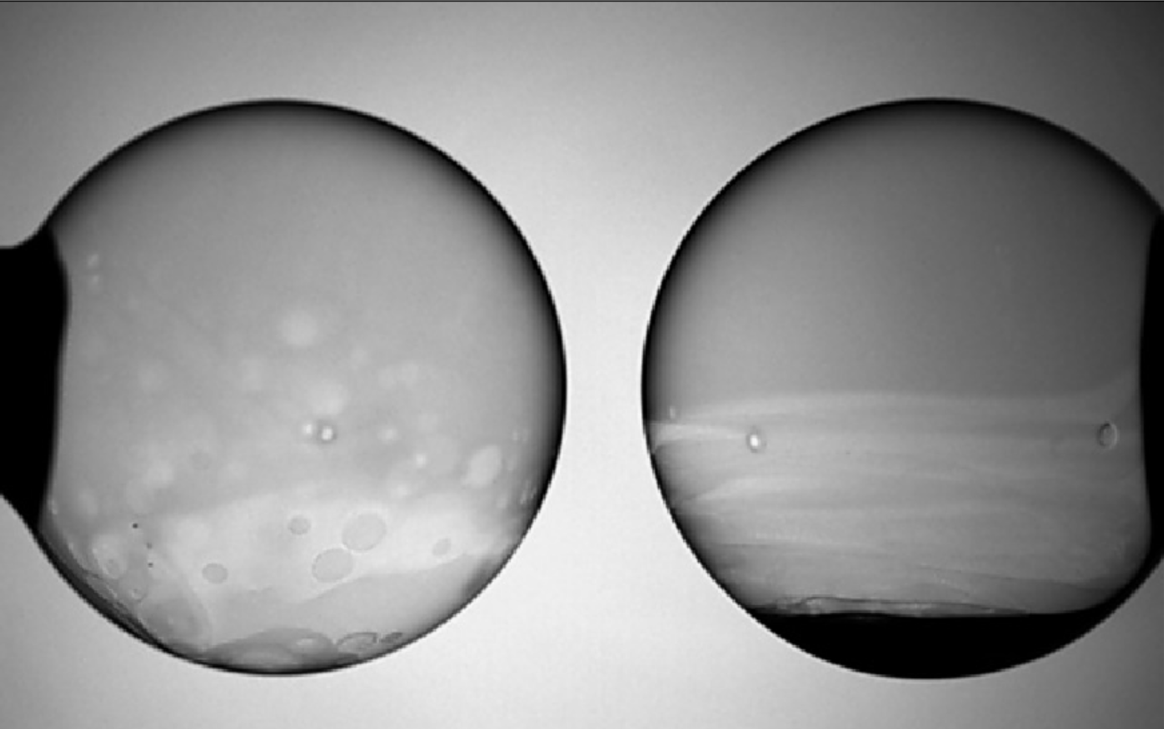
#> input picture capture.png, 1164 x 729 px, given in place of the camera
$ python find_circle_movie.py
#> lines starting #> are read from the running program, lines starting #| are printed output that depends on the picture; after the words box and inside, x2 and y2 are one past the last pixel; in counts of white or black regions, pixels touching at a corner belong together
import numpy as np
import cv2

cap = cv2.VideoCapture(0)

while(cap.isOpened()):

        ret, frame = cap.read()
#> frame is the input picture: shape (729, 1164, 3); min 0, max 250, mean 142.8

        frame = frame[:,::-1]
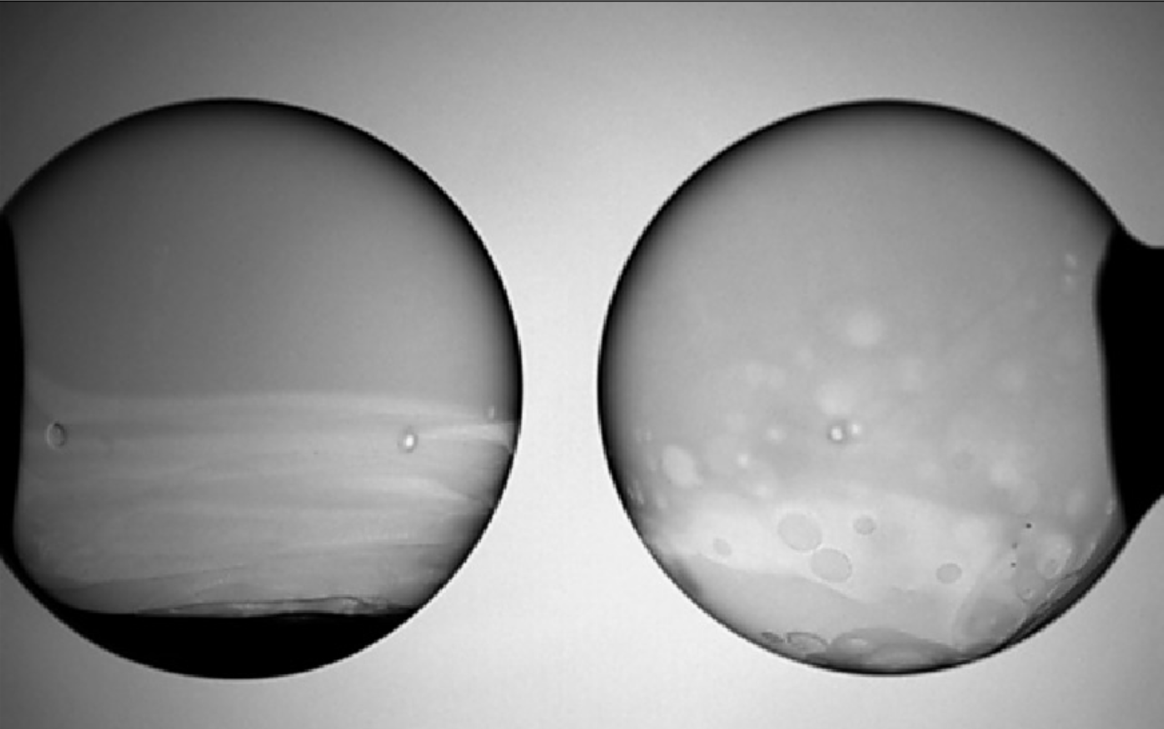
#> frame: shape (729, 1164, 3); min 0, max 250, mean 142.8

        size = (640, 480)
        frame = cv2.resize(frame, size)
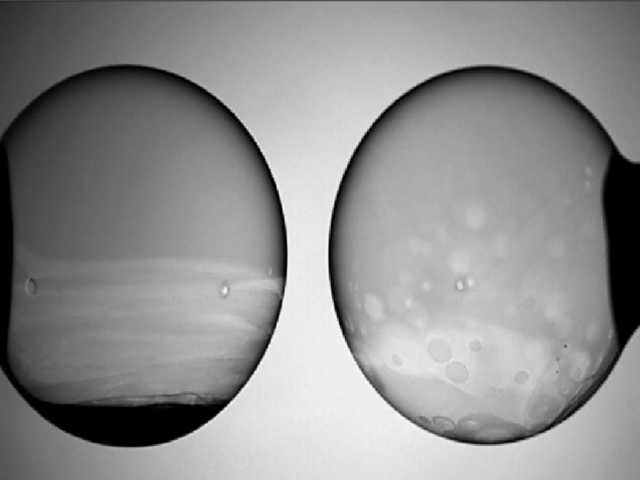
#> frame: shape (480, 640, 3); min 0, max 249, mean 142.7

        gray = cv2.cvtColor(frame, cv2.COLOR_RGB2GRAY)

        gray = cv2.GaussianBlur(gray, (33,33), 1)


        colimg = frame.copy() #cv2.cvtColor(gray, cv2.COLOR_GRAY2BGR)


        #circles = cv2.HoughCircles(gray, cv2.HOUGH_GRADIENT, 1, 60, param1=10, param2=85, minRadius=10, maxRadius=80)
        circles = cv2.HoughCircles(gray, cv2.HOUGH_GRADIENT, 1, 60, param1=30, param2=75, minRadius=10, maxRadius=300)
#> circles = [[486.5, 208.5, 142.1], [127.5, 243.5, 162.2]]

        #if circles != None:
        if circles is not None:
            circles = np.uint16(np.around(circles))
#> circles = [[486, 208, 142], [128, 244, 162]]
            for i in circles[0,:]:

                cv2.circle(colimg,(i[0],i[1]),i[2],(255,255,0),2)

                cv2.circle(colimg,(i[0],i[1]),2,(0,0,255),3)
#> this loop made 2 passes
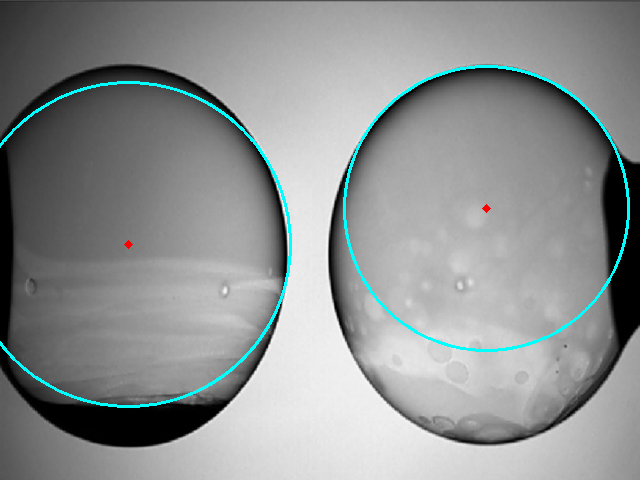
#> colimg: shape (480, 640, 3); 1.66% of pixels changed, all inside (x1, y1, x2, y2) = (0, 65, 630, 408)


        cv2.imshow('preview', colimg)
        if cv2.waitKey(1) & 0xFF == ord('q'):
#> (key q is pressed here)
            break

cap.release()
cv2.destroyAllWindows()
